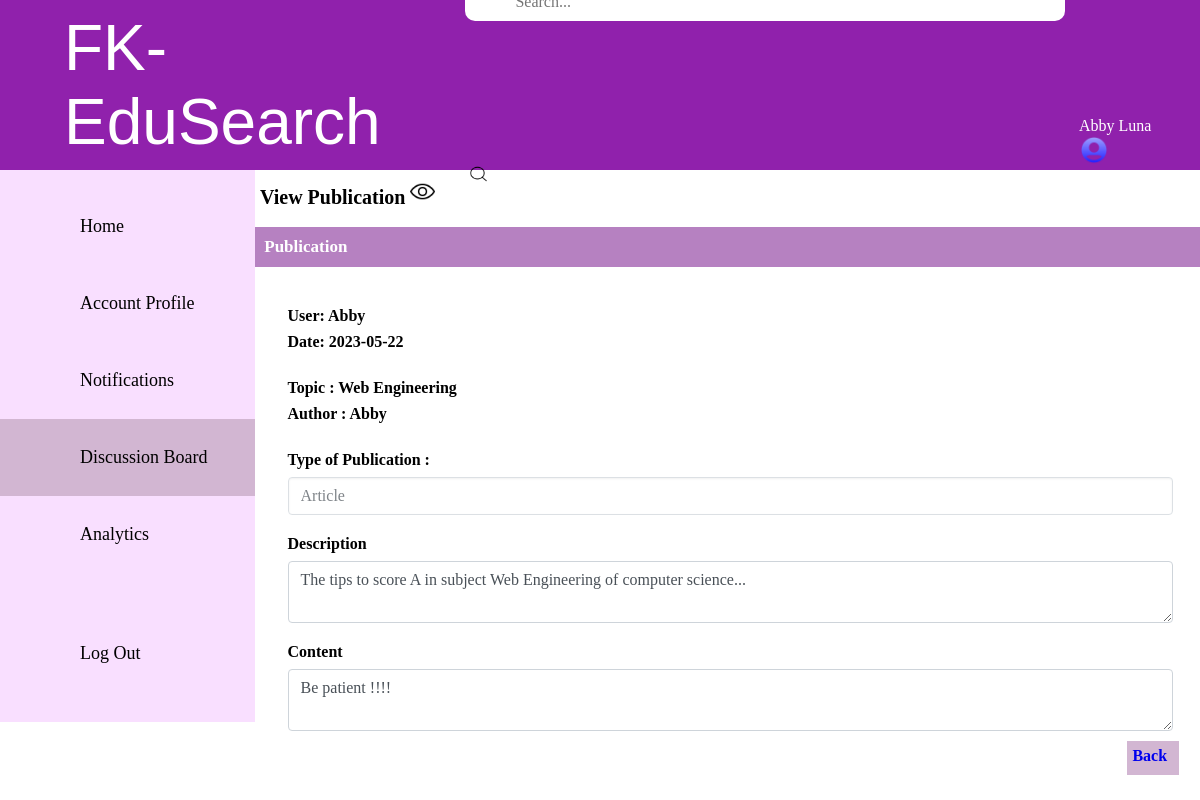
Page /module3/viewPublication.php?publication_id=1 (signed in) on the earlier database version.
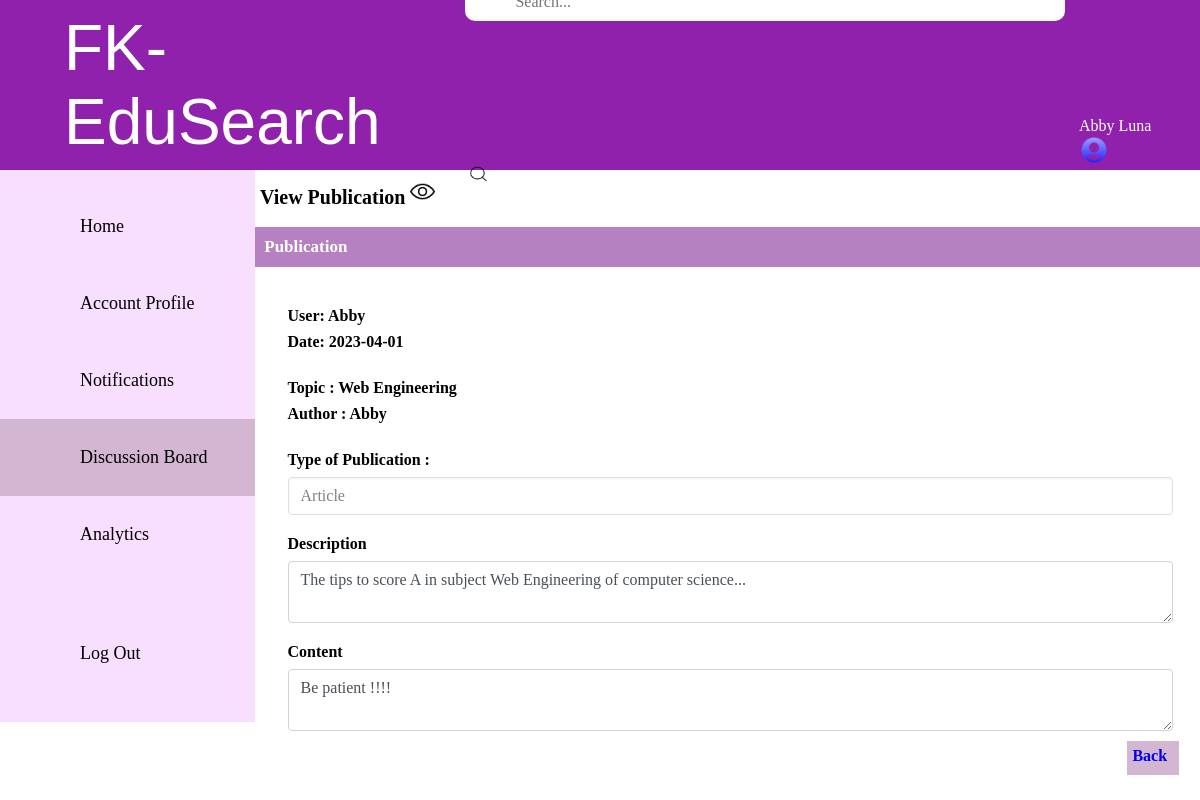
Same page on the later database version.
### tables this page shows
CREATE TABLE `publication_list` (
  `Publication_ID` int(7) NOT NULL,
  `publication_date` date NOT NULL,
  `publication_topic` varchar(30) NOT NULL,
  `publication_author` varchar(30) NOT NULL,
  `publication_description` varchar(100) NOT NULL,
  `publication_content` varchar(500) NOT NULL,
  `publication_type` varchar(20) NOT NULL,
  `total_amount` int(11) NOT NULL,
  `Admin_ID` int(7) NOT NULL,
  `Expert_ID` int(7) NOT NULL
);

### module1/sessionExpert.php (called while the page is built)
<?php
if(!empty($_SESSION["id"])){
  $id = $_SESSION["id"];
  $result = mysqli_query($conn, "SELECT * FROM expert WHERE Expert_ID = '$id'");
  $row = mysqli_fetch_assoc($result);
}
else{
  header("Location: ../module1/LoginExpert.php");
}
?>

### module3/viewPublication.php (the view, shortened to what this page needs)
<?php
include("./link/dbconnection.php");
include '../module1/sessionExpert.php';
if (isset($_GET['publication_id'])) {
  $publicationId = $_GET['publication_id'];
  $sql = "SELECT * FROM publication_list WHERE Publication_ID = $publicationId";
  $result = $conn->query($sql);
  $expert_name = $row['expert_name'];
  if ($result->num_rows > 0) {
    $row = $result->fetch_assoc();
    $publicationTopic = $row['publication_topic'];
    $publicationAuthor = $row['publication_author'];
    $publicationDescription = $row['publication_description'];
    $publicationType = $row['publication_type'];
    $publicationDate = $row['publication_date'];
    $publicationContent = $row['publication_content'];
  } else {
    echo "Publication not found.";
    exit;
  }
} else {
  echo "No Publication ID provided.";
  exit;
}
?>
<!DOCTYPE html>
<html lang="en">
<head>
  <link rel="stylesheet" href="style/style.css">
</head>
<body>
  <div style="height: 170px;width: 100%;display: flex;align-items: center;justify-content: space-between;padding: 22px 14px;background-color:#9021AC">
    <a id="FK-EduSearch" class="FK Edu-Search">FK-EduSearch</a>
    <div>
      <input style="color:#5D0773;padding-left:50px;padding-top:10px;margin-bottom:12px;margin-left:1px;border:none;" type="search" placeholder="Search..." />
      <img style=" margin-right:10px ;padding-top:3px;margin-left:3px ;margin-top:128px;margin: bottom 1px;width:23px;height:23px" src="image/search.png" alt="search cant function">
    </div>
    <div>
      <p style="margin-right:10px ;margin-left:3px ;margin-top:125px;margin-bottom:10px;"><?php echo $expert_name; ?><img style="width:30px;height:auto;" src="image/woman.png" alt="profile picture"></p>
    </div>
  </div>
  <nav style=" background-color:#F9DFFF;display: flex;flex-direction: column;justify-content: space-between;height: 100%;width: 255px;padding-top:18px;padding-bottom: 30px;">
    <ul style="text-align: center; font-family: 'PT-serif', serif; font-size: 18px;">
      <li><a class="nav-link" href="home.php">Home</a></li>
      <li><a class="nav-link " href="account.php">Account Profile</a></li>
      <li><a class="nav-link " href="notification.php">Notifications</a></li>
      <li><a class="nav-link active " href="publication.php">Discussion Board</a></li>
      <li><a class="nav-link" href="calTotal.php">Analytics</a></li>
      <br><br>
      <li><a class="nav-link" href="../module1/logout.php">Log Out</a></li>
    </ul>
  </nav>
  <p style="padding-left:5px;padding-top:7px;font-size:20px;margin-left:255px;color:black;margin-top: -550px;"><b>View Publication</b> <img style="width:25px;" src="image/show.png" alt="View"></p><br>
  <div style=" padding:10px 5px 10px 5px;margin-left:255px;font-size:17px;color:white ;background-color:#B681C1;">
    <b> &nbsp;Publication </b>
  </div>
  <section class="content">
    <div class="col-md-6">
      <div class="">
        <div class="form-body">
          <div class="form-group" style="margin-left:260px;margin-top:20px">
            <label for="description">User: Abby</label><br>
            <label for="publicationDate">Date: <?php echo $publicationDate; ?></label><br>
          </div>
          <div class="form-group" style="margin-left:260px;margin-top:20px">
            <label for="publicationTopic">Topic : <?php echo $publicationTopic; ?></label><br>
            <label for="publicationAuthor">Author : <?php echo $publicationAuthor; ?></label><br>
          </div>
          <div class="form-group" style="margin-left:260px;margin-top:20px">
            <label for="publicationType">Type of Publication :</label>
            <select id="publicationType" name="publicationType" class="form-control custom-select" disabled>
              <option value="Article" <?php if ($publicationType === "Article") echo 'selected'; ?>>Article</option>
            </select>
            <br>
          </div>
          <div class="form-group" style="margin-left:260px;margin-top:20px">
            <label for="publicationDescription">Description</label>
            <textarea class="form-control" id="publicationDescription" row="4" disabled><?php echo $publicationDescription; ?></textarea>
          </div>
          <div class="form-group" style="margin-left:260px;margin-top:20px">
            <label for="publicationContent">Content</label>
            <textarea class="form-control" id="publicationContent" row="4" disabled><?php echo $publicationContent; ?></textarea>
          </div>
          <div>
            <a href="publication.php" style="padding: 0.5% 1% 1% 0.5%;margin-left:96%;margin-top:20px; width: 100px;height: 30px; font-family: 'PT-serif', serif;font-weight: 500; background: #D2B6D2;border: none;outline: none;"><b> Back</b> </a>
          </div>
        </div>
      </div>
    </div>
  </section>
</body>
</html>

Differences in the rows shown:
changed publication_list "Web Engineering": publication_date "2023-05-22" → "2023-04-01"
